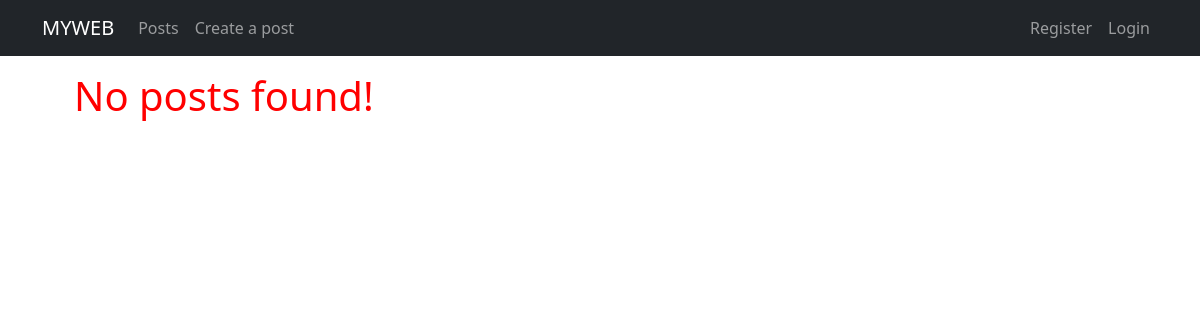
The page /blog/ on the database as committed earlier.
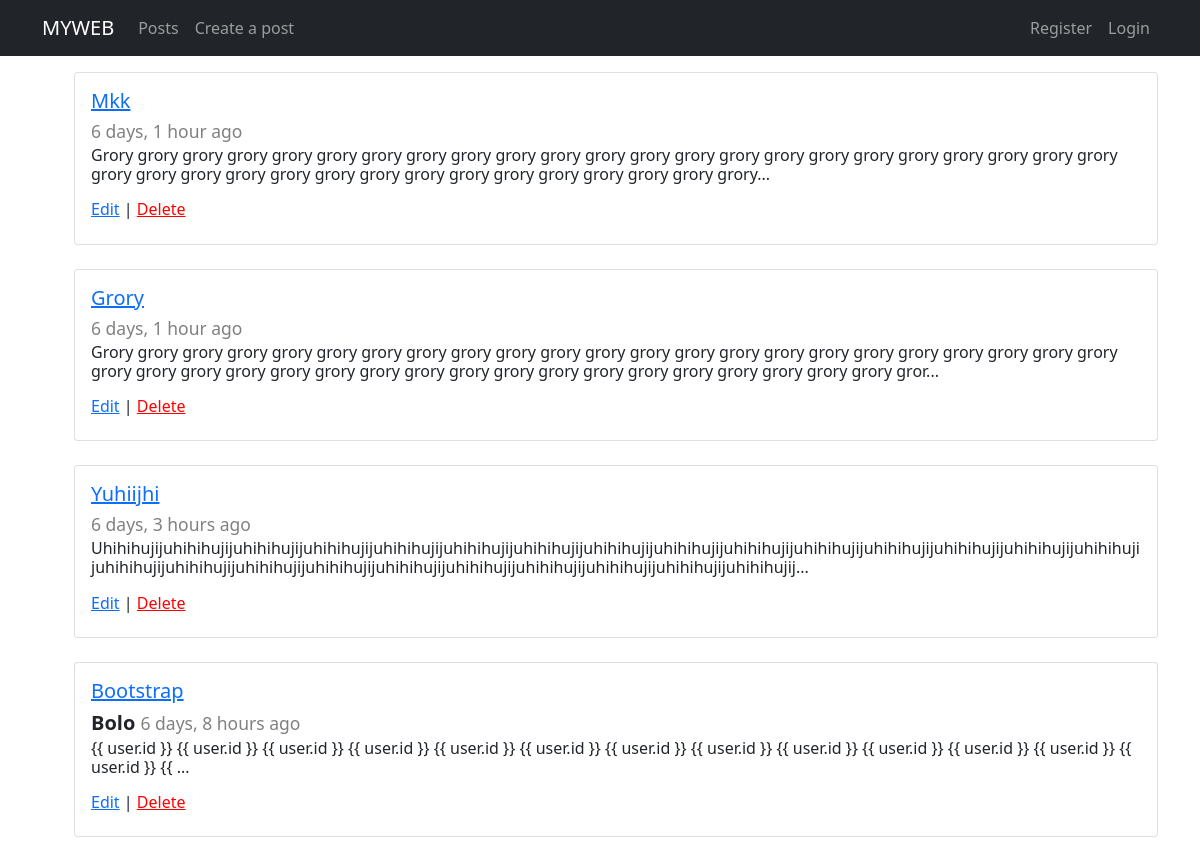
The same page on the database as committed later.
### blogapp/models.py (models this page shows, shortened)
class Blog(models.Model):
    title = models.CharField(max_length=100)
    title_tag = models.CharField(max_length=350)
    author = models.ForeignKey(User, on_delete=models.CASCADE)
    body = models.TextField()
    created = models.DateTimeField(default = datetime.now())

### blogapp/views.py (the view)
# urls.py: path('', BlogView.as_view(), name = 'blogs'),
class BlogView(ListView):
    model = Blog
    ordering = ['-created']

### templates/blogapp/blog_list.html (shortened to what this page needs)
{% extends 'base.html' %}
{% block content %}
    <ul>
        {% for blog in object_list %}
                    <div class="card" style="width: 100%; display: block;">
                        <div class="card-body">
                        <strong><a href="{% url 'blog-detail' blog.id %}"><h5>{{ blog.title|capfirst }}</h5></a></strong>
                        <h5 class="card-title"><strong>{{ blog.author|capfirst }}</strong> <small style="color: grey;">{{ blog.created|timesince }} ago</small></h5>
                        <h6 class="card-subtitle mb-2 text-body-secondary">
                        <p class="card-text">{{ blog.body|capfirst|slice:":250" }}...</p>
                        <a href="{% url 'blog-update' blog.id %}">Edit</a> |
                        <a style="color: red;" href="{% url 'blog-delete' blog.id %}">Delete</a>
                        <br>
                        </div>
                    </div>
            <br>
            {% empty%}
            <h1 style="color: red;">No posts found!</h1>
        {% endfor %}
    </ul>
{% endblock %}

Rows that differ between the two databases and show on the page:
added Blog: title "Mkk", created "6 days, 1 hour", body "Grory grory grory grory grory grory grory grory grory grory grory grory grory grory grory grory grory grory grory grory grory grory grory grory grory grory grory grory grory grory grory grory grory grory grory grory grory grory"
added Blog: title "Grory", created "6 days, 1 hour", body "Grory grory grory grory grory grory grory grory grory grory grory grory grory grory grory grory grory grory grory grory grory grory grory grory grory grory grory grory grory grory grory grory grory grory grory grory grory grory grory grory grory gror"
added Blog: title "Yuhiijhi", created "6 days, 3 hours", body "Uhihihujijuhihihujijuhihihujijuhihihujijuhihihujijuhihihujijuhihihujijuhihihujijuhihihujijuhihihujijuhihihujijuhihihujijuhihihujijuhihihujijuhihihujijuhihihujijuhihihujijuhihihujijuhihihujijuhihihujijuhihihujijuhihihujijuhihihujijuhihihujijuhihihujij"
added Blog: title "Bootstrap", author "Bolo", created "6 days, 8 hours", body "{{ user.id }} {{ user.id }} {{ user.id }} {{ user.id }} {{ user.id }} {{ user.id }} {{ user.id }} {{ user.id }} {{ user.id }} {{ user.id }} {{ user.id }} {{ user.id }} {{ user.id }} {{"
Other text that changed with them:
text no longer shown: "No posts found!"
